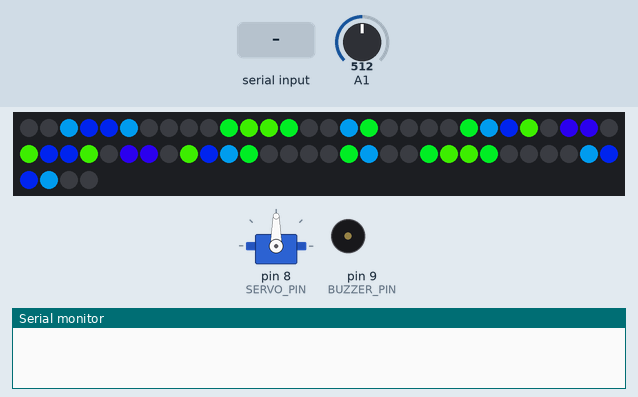
Simulated run of this sketch. Board: Arduino Uno, built with avr-gcc and run on an emulated ATmega328P. Parts: servo, 64 RGB LEDs in strip order, left to right, continuing on the next row, buzzer (waves = sounding, pin HIGH), the last lines printed to the serial monitor. The test bench sets the inputs (shaded band); at power-on: A1 = 512.

Above: at 1.2 s.
1.3 s: "iterations\n" received over Serial
At 2.59 s:
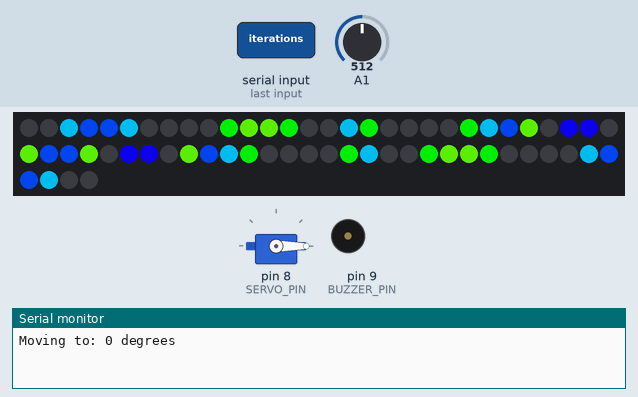
4.3 s: A1 set to 604
7.3 s: A1 set to 623
At 7.84 s:
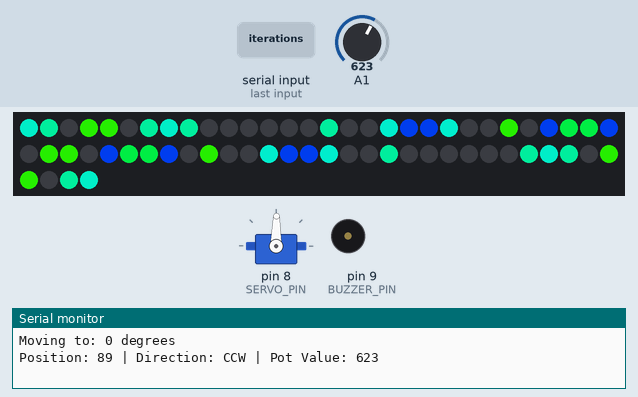
9.6 s: "30,150\n" received over Serial
12.6 s: A1 set to 425
At 12.72 s:
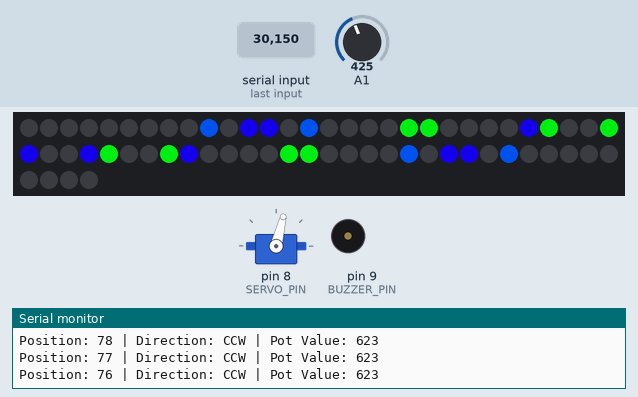
15.2 s: A1 set to 400
At 15.72 s:
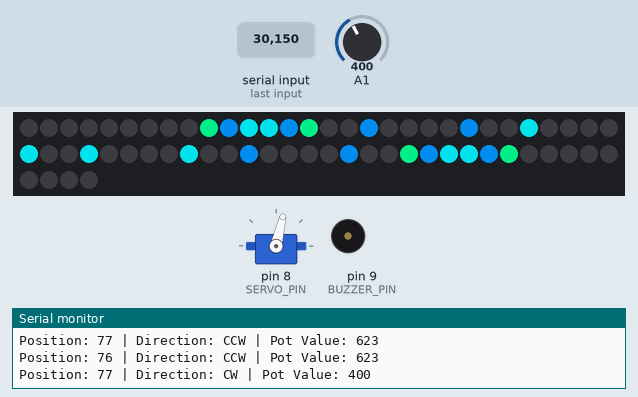
Timing chart, 0 to 23.5 s (numbered marks = the images above; inputs shaded):
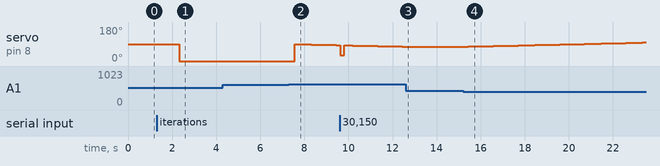

Measured:
- the behaviour switches between 611 and 612 on A1 (found by bisection; images 1 and 2)
- the behaviour switches between 413 and 412 on A1 (found by bisection; images 3 and 4)
- after the input at 1.3 s, servo on pin 8 (SERVO_PIN): 90° → 0° after 1.0 s
- after the input at 7.3 s, servo on pin 8 (SERVO_PIN): 0° → 89° after 0.26 s, → 88° 0.38 s later, → 87° 0.38 s later, → 86° 0.38 s later, … (6 changes in this stretch)
- after the input at 12.6 s, servo on pin 8 (SERVO_PIN): stays 76° (without the input it goes to 75° after 0.22 s)
- after the input at 15.2 s, servo on pin 8 (SERVO_PIN): moves from 76° to 98° over 7.9 s, starting after 0.25 s

The sketch:

uriel.ino
```cpp
// URIEL Core: Arduino Prototype v1.0
// Harmonic Light + Sound Creature

#include <Adafruit_NeoPixel.h>
#include <Servo.h>
#define SCREEN_WIDTH 128  // OLED width
#define SCREEN_HEIGHT 64  // OLED height
#define OLED_RESET    -1  // No reset pin

#define LED_PIN     7
#define NUM_LEDS    64
#define MATRIX_WIDTH 8
#define MATRIX_HEIGHT 8
#define BUZZER_PIN  9
#define POT_PIN     A0
#define SERVO_PIN 8
#define MATRIX_SIZE 27
#define VFIELD_SIZE 15  // Virtual harmonic field resolution
#define MAX_COMMAND_LENGTH 32
char commandBuffer[MAX_COMMAND_LENGTH];
int bufferIndex = 0;

Adafruit_NeoPixel strip(NUM_LEDS, LED_PIN, NEO_GRB + NEO_KHZ800);
Servo myservo;

typedef struct {
  float x;
  float y;
  float z;
} float3;

typedef struct
{
    int iterations;
    float frequency;
    float amplitude;
    float phase;
    float radius;
    float density;
} Photon;

typedef struct
{
    float time;
    float frequency;
    float phase;
    float amplitude;
} Modulation;

Photon photon = {
  .iterations = 1,
  .frequency = 33.0,
  .amplitude = 30.0,
  .phase = 1.0,
  .radius = 19.0,
  .density = 2.16
};

Modulation mod = {
  .time = 0.0,
  .frequency = 0.0,
  .phase = 1.0,
  .amplitude = 10.0
};

static float3 octa[6];
int currentPosition = 90;  // Start at center position
unsigned long lastMoveTime = 0;
const long moveInterval = 250;  // Move 1 degree every 50ms

// Deadzone for potentiometer (to prevent drift)
const int deadZoneCenter = 512;  // Center of potentiometer range (0-1023)
const int deadZoneWidth = 200;   // Width of deadzone (no movement zone)

void draw(Photon p, Modulation m);

float3 f3(float x, float y, float z) {
  return float3 {
    .x = x,
    .y = y,
    .z = z
  };
}

void getRGB(uint32_t color, uint8_t *r, uint8_t *g, uint8_t *b) {
  *r = (color >> 16) & 0xFF;  // Extract red
  *g = (color >> 8) & 0xFF;   // Extract green
  *b = color & 0xFF;          // Extract blue
}

uint32_t rgb2color(uint8_t r, uint8_t g, uint8_t b) {
  return ((uint32_t)r << 16) | ((uint32_t)g << 8) | b;
}

void printStatus() {
  Serial.println(F("=== Current Settings ==="));
  Serial.print(F("iterations=")); Serial.println(photon.iterations);
  Serial.print(F("frequency=")); Serial.println(photon.frequency);
  Serial.print(F("amplitude=")); Serial.println(photon.amplitude);
  Serial.print(F("phase=")); Serial.println(photon.phase);
  Serial.print(F("radius=")); Serial.println(photon.radius);
  Serial.print(F("density=")); Serial.println(photon.density);
  Serial.println(F("--- Modulation ---"));
  Serial.print(F("mod_time=")); Serial.println(mod.time);
  Serial.print(F("mod_freq=")); Serial.println(mod.frequency);
  Serial.print(F("mod_phase=")); Serial.println(mod.phase);
  Serial.print(F("mod_amp=")); Serial.println(mod.amplitude);
  Serial.print(F("brightness=")); Serial.println(strip.getBrightness());
}

void checkSerialCommands() {
  while (Serial.available() > 0) {
    char c = Serial.read();

    // End of command
    if (c == '\n' || c == '\r') {
      if (bufferIndex > 0) {
        commandBuffer[bufferIndex] = '\0';
        processCommand(commandBuffer);
        bufferIndex = 0;
      }
    }
    // Add to buffer if not full
    else if (bufferIndex < MAX_COMMAND_LENGTH - 1) {
      commandBuffer[bufferIndex++] = c;
    }
  }
}

bool processCommand(const char* command) {
  char param[16] = {0};
  char valueStr[16] = {0};

  // Find the equals sign
  const char* equals = strchr(command, '=');
  if (!equals) {
    Serial.println(F("Invalid command format. Use parameter=value"));
    return false;
  }

  // Extract parameter name and value
  int paramLen = equals - command;
  if (paramLen >= sizeof(param)) paramLen = sizeof(param) - 1;
  strncpy(param, command, paramLen);
  param[paramLen] = '\0';

  // Extract value
  strncpy(valueStr, equals + 1, sizeof(valueStr) - 1);
  float value = atof(valueStr);

  // Process the command
  bool validCommand = true;

  if (strcmp(param, "iterations") == 0) {
    photon.iterations = (int)value;
  }
  else if (strcmp(param, "frequency") == 0) {
    photon.frequency = value;
  }
  else if (strcmp(param, "amplitude") == 0) {
    photon.amplitude = value;
  }
  else if (strcmp(param, "phase") == 0) {
    photon.phase = value;
  }
  else if (strcmp(param, "radius") == 0) {
    photon.radius = value;
  }
  else if (strcmp(param, "density") == 0) {
    photon.density = value;
  }
  // Modulation parameters
  else if (strcmp(param, "mod_time") == 0) {
    mod.time = value;
  }
  else if (strcmp(param, "mod_freq") == 0) {
    mod.frequency = value;
  }
  else if (strcmp(param, "mod_phase") == 0) {
    mod.phase = value;
  }
  else if (strcmp(param, "mod_amp") == 0) {
    mod.amplitude = value;
  }
  else if (strcmp(param, "brightness") == 0) {
    int brightness = constrain((int)value, 0, 255);
    strip.setBrightness(brightness);
    strip.show();
  }
  else {
    Serial.print(F("Unknown parameter: "));
    Serial.println(param);
    validCommand = false;
  }

  if (validCommand) {
    Serial.print(F("Updated "));
    Serial.print(param);
    Serial.print(F(" to "));
    Serial.println(value);

    // Immediately redraw with new settings
    draw(photon, mod);
  }

  return validCommand;
}


// === HSV to RGB conversion ===
uint32_t hsv2rgb(float h, float s, float v) {
  h = fmod(h, 1.0);
  float r, g, b;
  float i = floor(h * 6.0);
  float f = h * 6.0 - i;
  float p = v * (1.0 - s);
  float q = v * (1.0 - f * s);
  float t = v * (1.0 - (1.0 - f) * s);
  switch (int(i) % 6) {
    case 0: r = v; g = t; b = p; break;
    case 1: r = q; g = v; b = p; break;
    case 2: r = p; g = v; b = t; break;
    case 3: r = p; g = q; b = v; break;
    case 4: r = t; g = p; b = v; break;
    case 5: r = v; g = p; b = q; break;
  }
  return strip.Color(r * 255, g * 255, b * 255);
}

float minF(float a, float b) {
  return a < b ? a : b;
}

float maxF(float a, float b) {
  return a > b ? a : b;
}

float clamp(float v, float min, float max) {
  return maxF(min, minF(v, max));
}

float3 scale(float3 p, float v) {
  p.x *= v;
  p.y *= v;
  p.z *= v;
  return p;
}

float distance(float3 a, float3 b) {
    float dx = b.x - a.x;
    float dy = b.y - a.y;
    float dz = b.z - a.z;
    return sqrtf(dx*dx + dy*dy + dz*dz);
}
float sampleField(const float3 pos, const float3 vertex,
    const Photon photon, const int size, Modulation m)
{
    const float dist = clamp(distance(pos, vertex) * (1.0 / max(0.01, photon.radius * PI)), 0.0, 1.0);
    const float freq = photon.frequency + (m.time * m.frequency);
    const float phase = photon.phase + m.time * m.phase;
    const float amp = photon.amplitude;
    return sin(dist * freq + phase) * amp;
}

int getLEDIndex(int x, int y) {
    if (x % 2 == 0) {
        // Even columns: top to bottom
        return x * MATRIX_HEIGHT + y;
    } else {
        // Odd columns: bottom to top
        return x * MATRIX_HEIGHT + (MATRIX_HEIGHT - 1 - y);
    }
}


void draw(Photon p, Modulation m) {
  for (int y = 0; y < MATRIX_HEIGHT; y++) {
    for (int x = 0; x < MATRIX_WIDTH; x++) {
      float density = 0;
      float3 samplePoint;
      samplePoint.x = 2.0 * ((float) x / (MATRIX_WIDTH - 1) - 0.5);
      samplePoint.y = 2.0 * ((float) y / (MATRIX_WIDTH - 1) - 0.5);

      samplePoint.z = (sin(mod.time) / PI);


      for(int i = 0; i < 6; i++) {

          float3 vertex = octa[i];
          density += sampleField(samplePoint, scale(vertex, p.density), p, MATRIX_SIZE, m);

      }
      // for(int mx = -1; mx <= 1; mx++) {
      //   for(int my = -1; my <= 1; my++) {
      //     for(int mz = -1; mz <= 1; mz++) {

      //     }
      //   }
      // }
      int idx = getLEDIndex(x,y);
      float v = density * mod.amplitude;

      uint32_t color = hsv2rgb(v, 1, 1);
      uint8_t r,g,b;

      getRGB(color, &r, &g, &b);

      if (r > 100) {
            color = 0;
        }


      strip.setPixelColor(idx, color);
    }
  }
  strip.show();
}


void setup() {

  Serial.begin(9600);
  myservo.attach(SERVO_PIN);
  octa[0] = f3(1.0f, 0.0f, 0.0f);
  octa[1] = f3(-1.0f, 0.0f, 0.0f);
  octa[2] = f3(0.0f, 1.0f, 0.0f);
  octa[3] = f3(0.0f, -1.0f, 0.0f);
  octa[4] = f3(0.0f, 0.0f, 1.0f);
  octa[5] = f3(0.0f, 0.0f, -1.0f);
  pinMode(LED_PIN, OUTPUT);
  strip.begin();
  strip.setBrightness(200);
  strip.show();
  pinMode(BUZZER_PIN, OUTPUT);


}


void loop() {

  if (Serial.available() > 0) {
    // Read the incoming angle value
    int angle = Serial.parseInt();

    // Clear remaining data in buffer
    while (Serial.available() > 0) {
      Serial.read();
    }

    // Validate input and move servo
    if (angle >= 0 && angle <= 180) {
      Serial.print("Moving to: ");
      Serial.print(angle);
      Serial.println(" degrees");

      myservo.write(angle);
    } else {
      Serial.println("Invalid angle. Enter a value between 0 and 180.");
    }
  }

  checkSerialCommands();
  int potValue = analogRead(1);

  // Determine direction based on pot value
  int direction = 0; // 0 = no movement, -1 = CCW, 1 = CW

  // Calculate distance from center
  int distFromCenter = potValue - deadZoneCenter;

  // Determine direction based on potentiometer position
  if (abs(distFromCenter) < deadZoneWidth/2) {
    // Within deadzone - no movement
    direction = 0;
  } else if (distFromCenter < 0) {
    // Left of center - counterclockwise
    direction = 1;
  } else {
    // Right of center - clockwise
    direction = -1;
  }

  // Check if it's time to move the servo
  unsigned long currentTime = millis();
  if (currentTime - lastMoveTime >= moveInterval) {
    lastMoveTime = currentTime;  // Reset move timer

    if (direction != 0) {
      // Update position in the specified direction
      currentPosition += direction;

      // Ensure position stays within valid range
      currentPosition = constrain(currentPosition, 0, 180);

      // Move servo to new position
      myservo.write(currentPosition);

      // Print current position and direction
      Serial.print("Position: ");
      Serial.print(currentPosition);
      Serial.print(" | Direction: ");
      Serial.print(direction > 0 ? "CW" : "CCW");
      Serial.print(" | Pot Value: ");
      Serial.println(potValue);
    }
  }

  // Update time-based modulation
  mod.time += 0.00001;

  // Draw the current pattern
  draw(photon, mod);

  delay(2);  // 20fps update rate
}
```

DS1302Unix.cpp
```cpp
/*
 * DS1302Unix.cpp - Implementation of the Unix timestamp library for DS1302
 */

 #include "DS1302Unix.h"

 // DS1302 register addresses
 #define REG_SECONDS    0x80
 #define REG_RAM_0      0xC0
 #define REG_RAM_1      0xC2
 #define REG_RAM_2      0xC4
 #define REG_RAM_3      0xC6
 #define REG_TRICKLE    0x90
 #define REG_CLOCK_BURST 0xBE
 #define REG_RAM_BURST  0xFE

 // Constructor
 DS1302Unix::DS1302Unix(uint8_t ce_pin, uint8_t io_pin, uint8_t sclk_pin) {
   _ce_pin = ce_pin;
   _io_pin = io_pin;
   _sclk_pin = sclk_pin;
 }

 // Initialize the module
 void DS1302Unix::begin() {
   // Setup pins
   pinMode(_ce_pin, OUTPUT);
   pinMode(_sclk_pin, OUTPUT);

   // Initial state
   digitalWrite(_ce_pin, LOW);
   digitalWrite(_sclk_pin, LOW);

   // Enable the clock (remove halt flag)
   _start();
   _writeOut(0x8E); // Write to control register
   _writeOut(0x00); // Enable clock, disable write protection
   _stop();
 }

 // Set the Unix timestamp (stored in RAM)
 void DS1302Unix::setTime(uint32_t unix_time) {
   // Store 32-bit Unix timestamp in 4 bytes of RAM
   _writeRam(RAM_ADDR_UNIX_0, unix_time & 0xFF);
   _writeRam(RAM_ADDR_UNIX_1, (unix_time >> 8) & 0xFF);
   _writeRam(RAM_ADDR_UNIX_2, (unix_time >> 16) & 0xFF);
   _writeRam(RAM_ADDR_UNIX_3, (unix_time >> 24) & 0xFF);

   // Also set RTC clock to a standard value (not actually used)
   // But helps to have the RTC running for accurate timekeeping
   _start();
   _writeOut(REG_CLOCK_BURST | 0x01); // Write to clock burst mode
   _writeOut(0x00); // Seconds (0)
   _writeOut(0x00); // Minutes (0)
   _writeOut(0x00); // Hour (0), 24-hour mode
   _writeOut(0x01); // Date (1)
   _writeOut(0x01); // Month (1)
   _writeOut(0x01); // Day of week (1)
   _writeOut(0x70); // Year (70 = 1970)
   _writeOut(0x00); // Write protect off
   _stop();
 }

 // Get the current Unix timestamp from RAM
 uint32_t DS1302Unix::getTime() {
   // Read 32-bit Unix timestamp from RAM
   uint32_t unix_time = 0;

   unix_time |= (uint32_t)_readRam(RAM_ADDR_UNIX_0);
   unix_time |= (uint32_t)_readRam(RAM_ADDR_UNIX_1) << 8;
   unix_time |= (uint32_t)_readRam(RAM_ADDR_UNIX_2) << 16;
   unix_time |= (uint32_t)_readRam(RAM_ADDR_UNIX_3) << 24;

   // Get seconds from RTC itself to update our timestamp
   _start();
   _writeOut(REG_SECONDS | 0x01); // Read seconds
   uint8_t seconds = _readIn();
   _stop();

   // Convert from BCD to decimal
   uint8_t sec = ((seconds >> 4) * 10) + (seconds & 0x0F);

   // Store updated time back to RAM
   // This auto-increments our counter based on the RTC's internal clock
   setTime(unix_time + 1); // Increment by one second

   return unix_time;
 }

 // Format Unix timestamp to human-readable string
 void DS1302Unix::formatTime(uint32_t unix_time, char* buffer) {
   uint16_t year;
   uint8_t month, day, hour, minute, second, weekday;

   getTimeComponents(unix_time, year, month, day, hour, minute, second, weekday);

   // Format: DD/MM/YYYY HH:MM:SS
   sprintf(buffer, "%02d/%02d/%04d %02d:%02d:%02d",
           day, month, year, hour, minute, second);
 }

 // Get date/time components from Unix timestamp
 void DS1302Unix::getTimeComponents(uint32_t unix_time, uint16_t &year, uint8_t &month,
                                   uint8_t &day, uint8_t &hour, uint8_t &minute, uint8_t &second,
                                   uint8_t &weekday) {
   // Extract time components
   second = unix_time % 60;
   unix_time /= 60;
   minute = unix_time % 60;
   unix_time /= 60;
   hour = unix_time % 24;
   unix_time /= 24; // Now unix_time is days since epoch

   // Calculate weekday (1970-01-01 was a Thursday)
   weekday = (unix_time + 4) % 7; // 0 = Sunday, 6 = Saturday
   if (weekday == 0) weekday = 7;  // Convert to 1-7 format (Monday=1)

   // Calculate year
   year = 1970;
   while (1) {
     uint16_t days_in_year = _isLeapYear(year) ? 366 : 365;
     if (unix_time < days_in_year) break;
     unix_time -= days_in_year;
     year++;
   }

   // Calculate month and day
   static const uint8_t days_in_month[] = {31, 28, 31, 30, 31, 30, 31, 31, 30, 31, 30, 31};
   month = 1;
   while (1) {
     uint8_t dim = days_in_month[month-1];
     // Adjust February for leap years
     if (month == 2 && _isLeapYear(year)) dim++;

     if (unix_time < dim) break;
     unix_time -= dim;
     month++;
   }

   day = unix_time + 1; // Days are 1-based
 }

 // Helper Functions for DS1302 Communication

 // Start communication
 void DS1302Unix::_start() {
   digitalWrite(_ce_pin, HIGH);
   delayMicroseconds(4); // tCC
 }

 // Stop communication
 void DS1302Unix::_stop() {
   digitalWrite(_ce_pin, LOW);
   delayMicroseconds(4); // tCWH
 }

 // Write a byte
 void DS1302Unix::_writeOut(uint8_t value) {
   pinMode(_io_pin, OUTPUT);

   for (uint8_t i = 0; i < 8; i++) {
     digitalWrite(_io_pin, (value >> i) & 1);
     delayMicroseconds(1);
     digitalWrite(_sclk_pin, HIGH);
     delayMicroseconds(1);
     digitalWrite(_sclk_pin, LOW);
     delayMicroseconds(1);
   }
 }

 // Read a byte
 uint8_t DS1302Unix::_readIn() {
   uint8_t value = 0;
   pinMode(_io_pin, INPUT);

   for (uint8_t i = 0; i < 8; i++) {
     value |= (digitalRead(_io_pin) << i);
     digitalWrite(_sclk_pin, HIGH);
     delayMicroseconds(1);
     digitalWrite(_sclk_pin, LOW);
     delayMicroseconds(1);
   }

   return value;
 }

 // Write to RAM
 void DS1302Unix::_writeRam(uint8_t address, uint8_t value) {
   _start();
   _writeOut(REG_RAM_0 + (address * 2)); // RAM address (write)
   _writeOut(value);
   _stop();
 }

 // Read from RAM
 uint8_t DS1302Unix::_readRam(uint8_t address) {
   _start();
   _writeOut(REG_RAM_0 + (address * 2) + 1); // RAM address (read)
   uint8_t value = _readIn();
   _stop();
   return value;
 }

 // Check if year is leap year
 bool DS1302Unix::_isLeapYear(uint16_t year) {
   return ((year % 4 == 0 && year % 100 != 0) || (year % 400 == 0));
 }
```

DS1302Unix.h
```cpp
/*
 * DS1302Unix.h - Custom Unix timestamp library for DS1302 RTC
 * Stores Unix timestamp directly in RAM and increments as seconds counter
 */

 #ifndef DS1302Unix_h
 #define DS1302Unix_h

 #include <Arduino.h>

 class DS1302Unix {
   public:
     // Constructor
     DS1302Unix(uint8_t ce_pin, uint8_t io_pin, uint8_t sclk_pin);

     // Initialize the module
     void begin();

     // Set the Unix timestamp
     void setTime(uint32_t unix_time);

     // Get the current Unix timestamp
     uint32_t getTime();

     // Convert Unix time to human readable format (store in buffer)
     void formatTime(uint32_t unix_time, char* buffer);

     // Get components from Unix time
     void getTimeComponents(uint32_t unix_time, uint16_t &year, uint8_t &month,
                           uint8_t &day, uint8_t &hour, uint8_t &minute, uint8_t &second,
                           uint8_t &weekday);

   private:
     uint8_t _ce_pin;
     uint8_t _io_pin;
     uint8_t _sclk_pin;

     // Helper functions to communicate with the DS1302
     void _writeOut(uint8_t value);
     uint8_t _readIn();
     void _start();
     void _stop();

     // Read/write RAM functions
     void _writeRam(uint8_t address, uint8_t value);
     uint8_t _readRam(uint8_t address);

     // Helper function to determine if a year is a leap year
     bool _isLeapYear(uint16_t year);

     // RAM addresses for timestamp (using first 4 bytes of RAM)
     static const uint8_t RAM_ADDR_UNIX_0 = 0; // Least significant byte
     static const uint8_t RAM_ADDR_UNIX_1 = 1;
     static const uint8_t RAM_ADDR_UNIX_2 = 2;
     static const uint8_t RAM_ADDR_UNIX_3 = 3; // Most significant byte
 };

 #endif
```
